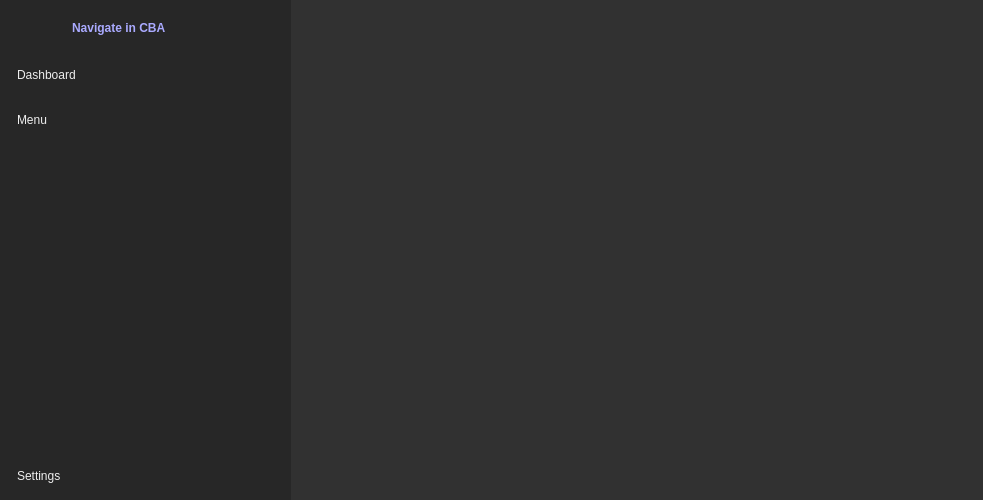
<?xml version="1.0" encoding="UTF-8"?>
<ui version="4.0">
 <class>MainWindow</class>
 <widget class="QMainWindow" name="MainWindow">
  <property name="geometry">
   <rect>
    <x>0</x>
    <y>0</y>
    <width>983</width>
    <height>500</height>
   </rect>
  </property>
  <property name="windowTitle">
   <string>MainWindow</string>
  </property>
  <property name="styleSheet">
   <string notr="true">background-color: rgb(245, 250, 254);</string>
  </property>
  <widget class="QWidget" name="centralwidget">
   <layout class="QGridLayout" name="gridLayout_2">
    <property name="leftMargin">
     <number>0</number>
    </property>
    <property name="topMargin">
     <number>0</number>
    </property>
    <property name="rightMargin">
     <number>0</number>
    </property>
    <property name="bottomMargin">
     <number>0</number>
    </property>
    <property name="spacing">
     <number>0</number>
    </property>
    <item row="0" column="2" colspan="2">
     <widget class="QWidget" name="main_view" native="true">
      <property name="sizePolicy">
       <sizepolicy hsizetype="Expanding" vsizetype="Expanding">
        <horstretch>0</horstretch>
        <verstretch>0</verstretch>
       </sizepolicy>
      </property>
      <property name="minimumSize">
       <size>
        <width>600</width>
        <height>400</height>
       </size>
      </property>
      <property name="maximumSize">
       <size>
        <width>16777215</width>
        <height>16777215</height>
       </size>
      </property>
      <property name="styleSheet">
       <string notr="true">QWidget{
	background-color: rgb(49, 49, 49);
}</string>
      </property>
      <widget class="QStackedWidget" name="stackedWidget">
       <property name="geometry">
        <rect>
         <x>0</x>
         <y>0</y>
         <width>691</width>
         <height>501</height>
        </rect>
       </property>
       <property name="minimumSize">
        <size>
         <width>600</width>
         <height>400</height>
        </size>
       </property>
       <property name="maximumSize">
        <size>
         <width>16777215</width>
         <height>16777215</height>
        </size>
       </property>
       <widget class="QWidget" name="page"/>
       <widget class="QWidget" name="page_2"/>
       <widget class="QWidget" name="page_3"/>
      </widget>
     </widget>
    </item>
    <item row="0" column="1" rowspan="2">
     <widget class="QWidget" name="icon_only_widget" native="true">
      <property name="sizePolicy">
       <sizepolicy hsizetype="Preferred" vsizetype="MinimumExpanding">
        <horstretch>0</horstretch>
        <verstretch>0</verstretch>
       </sizepolicy>
      </property>
      <property name="minimumSize">
       <size>
        <width>0</width>
        <height>500</height>
       </size>
      </property>
      <property name="maximumSize">
       <size>
        <width>61</width>
        <height>16777215</height>
       </size>
      </property>
      <property name="styleSheet">
       <string notr="true">QWidget{
	background-color: rgb(39, 39, 39);
}

QLabel{
	qproperty-alignment: AlignCenter;
	font-weight: bold;
	color: rgb(238, 238, 238);
}

QPushButton{
	color: rgb(238, 238, 238);
	height: 30px;
	border: none;
	margin-right: 9px;
	margin-left: 9px;
	border-top-right-radius: 10px;
	border-top-left-radius: 10px;
	border-bottom-right-radius: 10px;
	border-bottom-left-radius: 10px;
}

QPushButton:checked{
	font-weight: bold;
	background-color: rgb(91,91,133)
}</string>
      </property>
      <layout class="QGridLayout" name="gridLayout">
       <property name="leftMargin">
        <number>0</number>
       </property>
       <property name="topMargin">
        <number>12</number>
       </property>
       <property name="rightMargin">
        <number>0</number>
       </property>
       <item row="3" column="0">
        <widget class="QPushButton" name="settings_2">
         <property name="text">
          <string/>
         </property>
         <property name="icon">
          <iconset resource="resources.qrc">
           <normaloff>:/icons/settings_light.png</normaloff>:/icons/settings_light.png</iconset>
         </property>
         <property name="iconSize">
          <size>
           <width>27</width>
           <height>27</height>
          </size>
         </property>
         <property name="checkable">
          <bool>true</bool>
         </property>
         <property name="autoExclusive">
          <bool>true</bool>
         </property>
        </widget>
       </item>
       <item row="2" column="0">
        <spacer name="v_spacer_2">
         <property name="orientation">
          <enum>Qt::Vertical</enum>
         </property>
         <property name="sizeHint" stdset="0">
          <size>
           <width>20</width>
           <height>642</height>
          </size>
         </property>
        </spacer>
       </item>
       <item row="0" column="0">
        <widget class="QPushButton" name="expand_sidebar">
         <property name="enabled">
          <bool>true</bool>
         </property>
         <property name="text">
          <string/>
         </property>
         <property name="icon">
          <iconset resource="resources.qrc">
           <normaloff>:/icons/expand_light_purple.png</normaloff>:/icons/expand_light_purple.png</iconset>
         </property>
         <property name="iconSize">
          <size>
           <width>27</width>
           <height>27</height>
          </size>
         </property>
         <property name="checkable">
          <bool>false</bool>
         </property>
        </widget>
       </item>
       <item row="1" column="0">
        <layout class="QVBoxLayout" name="verticalLayout">
         <property name="spacing">
          <number>15</number>
         </property>
         <property name="topMargin">
          <number>15</number>
         </property>
         <property name="bottomMargin">
          <number>10</number>
         </property>
         <item>
          <widget class="QPushButton" name="dashboard_2">
           <property name="text">
            <string/>
           </property>
           <property name="icon">
            <iconset resource="resources.qrc">
             <normaloff>:/icons/dashboard_light.png</normaloff>:/icons/dashboard_light.png</iconset>
           </property>
           <property name="iconSize">
            <size>
             <width>27</width>
             <height>27</height>
            </size>
           </property>
           <property name="checkable">
            <bool>true</bool>
           </property>
           <property name="autoExclusive">
            <bool>true</bool>
           </property>
          </widget>
         </item>
         <item>
          <widget class="QPushButton" name="menu_2">
           <property name="text">
            <string/>
           </property>
           <property name="icon">
            <iconset resource="resources.qrc">
             <normaloff>:/icons/hamburger_light.png</normaloff>:/icons/hamburger_light.png</iconset>
           </property>
           <property name="iconSize">
            <size>
             <width>27</width>
             <height>27</height>
            </size>
           </property>
           <property name="checkable">
            <bool>true</bool>
           </property>
           <property name="autoExclusive">
            <bool>true</bool>
           </property>
          </widget>
         </item>
        </layout>
       </item>
      </layout>
     </widget>
    </item>
    <item row="0" column="0">
     <widget class="QWidget" name="icon_name_widget" native="true">
      <property name="sizePolicy">
       <sizepolicy hsizetype="Preferred" vsizetype="MinimumExpanding">
        <horstretch>0</horstretch>
        <verstretch>0</verstretch>
       </sizepolicy>
      </property>
      <property name="minimumSize">
       <size>
        <width>230</width>
        <height>500</height>
       </size>
      </property>
      <property name="maximumSize">
       <size>
        <width>230</width>
        <height>16777215</height>
       </size>
      </property>
      <property name="styleSheet">
       <string notr="true">QWidget{
	background-color: rgb(39, 39, 39);
}

QLabel{
	qproperty-alignment: AlignRight;
	padding-top: 7px;
	padding-left: 20px;
	font-weight: bold;
	color: rgb(170, 170, 255);
}

QPushButton{
	color: rgb(238, 238, 238);
	text-align: left;
	height: 30px;
	border: none;
	padding-left: 17px;
	border-top-right-radius: 10px;
	border-bottom-right-radius: 10px;
}

QPushButton:checked{
	font-weight: bold;
	background-color: rgb(91,91,133)
}</string>
      </property>
      <layout class="QVBoxLayout" name="verticalLayout_4">
       <property name="leftMargin">
        <number>0</number>
       </property>
       <property name="rightMargin">
        <number>6</number>
       </property>
       <item>
        <layout class="QHBoxLayout" name="horizontalLayout_3">
         <item>
          <layout class="QHBoxLayout" name="horizontalLayout_2">
           <property name="spacing">
            <number>0</number>
           </property>
           <property name="rightMargin">
            <number>5</number>
           </property>
           <item>
            <widget class="QPushButton" name="compress_sidebar">
             <property name="sizePolicy">
              <sizepolicy hsizetype="Fixed" vsizetype="Fixed">
               <horstretch>0</horstretch>
               <verstretch>0</verstretch>
              </sizepolicy>
             </property>
             <property name="minimumSize">
              <size>
               <width>0</width>
               <height>0</height>
              </size>
             </property>
             <property name="maximumSize">
              <size>
               <width>16777215</width>
               <height>16777215</height>
              </size>
             </property>
             <property name="layoutDirection">
              <enum>Qt::LeftToRight</enum>
             </property>
             <property name="autoFillBackground">
              <bool>false</bool>
             </property>
             <property name="text">
              <string/>
             </property>
             <property name="icon">
              <iconset resource="resources.qrc">
               <normaloff>:/icons/compress_light_purple.png</normaloff>:/icons/compress_light_purple.png</iconset>
             </property>
             <property name="iconSize">
              <size>
               <width>27</width>
               <height>27</height>
              </size>
             </property>
             <property name="checkable">
              <bool>false</bool>
             </property>
             <property name="checked">
              <bool>false</bool>
             </property>
            </widget>
           </item>
           <item>
            <widget class="QLabel" name="header_label">
             <property name="maximumSize">
              <size>
               <width>130</width>
               <height>16777215</height>
              </size>
             </property>
             <property name="text">
              <string>Navigate in CBA</string>
             </property>
            </widget>
           </item>
           <item>
            <spacer name="horizontalSpacer">
             <property name="orientation">
              <enum>Qt::Horizontal</enum>
             </property>
             <property name="sizeHint" stdset="0">
              <size>
               <width>40</width>
               <height>20</height>
              </size>
             </property>
            </spacer>
           </item>
          </layout>
         </item>
        </layout>
       </item>
       <item>
        <layout class="QVBoxLayout" name="verticalLayout_2">
         <property name="spacing">
          <number>15</number>
         </property>
         <property name="leftMargin">
          <number>0</number>
         </property>
         <property name="topMargin">
          <number>15</number>
         </property>
         <property name="rightMargin">
          <number>0</number>
         </property>
         <property name="bottomMargin">
          <number>10</number>
         </property>
         <item>
          <widget class="QPushButton" name="dashboard_1">
           <property name="text">
            <string>Dashboard</string>
           </property>
           <property name="icon">
            <iconset resource="resources.qrc">
             <normaloff>:/icons/dashboard_light.png</normaloff>:/icons/dashboard_light.png</iconset>
           </property>
           <property name="iconSize">
            <size>
             <width>27</width>
             <height>27</height>
            </size>
           </property>
           <property name="checkable">
            <bool>true</bool>
           </property>
           <property name="autoExclusive">
            <bool>true</bool>
           </property>
          </widget>
         </item>
         <item>
          <widget class="QPushButton" name="menu_1">
           <property name="text">
            <string>Menu</string>
           </property>
           <property name="icon">
            <iconset resource="resources.qrc">
             <normaloff>:/icons/hamburger_light.png</normaloff>:/icons/hamburger_light.png</iconset>
           </property>
           <property name="iconSize">
            <size>
             <width>27</width>
             <height>27</height>
            </size>
           </property>
           <property name="checkable">
            <bool>true</bool>
           </property>
           <property name="autoExclusive">
            <bool>true</bool>
           </property>
          </widget>
         </item>
        </layout>
       </item>
       <item>
        <spacer name="v_spacer_1">
         <property name="orientation">
          <enum>Qt::Vertical</enum>
         </property>
         <property name="sizeHint" stdset="0">
          <size>
           <width>20</width>
           <height>642</height>
          </size>
         </property>
        </spacer>
       </item>
       <item>
        <widget class="QPushButton" name="settings_1">
         <property name="text">
          <string>Settings</string>
         </property>
         <property name="icon">
          <iconset resource="resources.qrc">
           <normaloff>:/icons/settings_light.png</normaloff>:/icons/settings_light.png</iconset>
         </property>
         <property name="iconSize">
          <size>
           <width>27</width>
           <height>27</height>
          </size>
         </property>
         <property name="checkable">
          <bool>true</bool>
         </property>
         <property name="autoExclusive">
          <bool>true</bool>
         </property>
        </widget>
       </item>
      </layout>
     </widget>
    </item>
   </layout>
  </widget>
 </widget>
 <resources>
  <include location="resources.qrc"/>
 </resources>
 <connections>
  <connection>
   <sender>compress_sidebar</sender>
   <signal>clicked()</signal>
   <receiver>icon_name_widget</receiver>
   <slot>hide()</slot>
   <hints>
    <hint type="sourcelabel">
     <x>44</x>
     <y>43</y>
    </hint>
    <hint type="destinationlabel">
     <x>277</x>
     <y>219</y>
    </hint>
   </hints>
  </connection>
  <connection>
   <sender>expand_sidebar</sender>
   <signal>clicked()</signal>
   <receiver>icon_name_widget</receiver>
   <slot>show()</slot>
   <hints>
    <hint type="sourcelabel">
     <x>269</x>
     <y>34</y>
    </hint>
    <hint type="destinationlabel">
     <x>106</x>
     <y>252</y>
    </hint>
   </hints>
  </connection>
  <connection>
   <sender>compress_sidebar</sender>
   <signal>clicked()</signal>
   <receiver>icon_only_widget</receiver>
   <slot>show()</slot>
   <hints>
    <hint type="sourcelabel">
     <x>44</x>
     <y>37</y>
    </hint>
    <hint type="destinationlabel">
     <x>279</x>
     <y>266</y>
    </hint>
   </hints>
  </connection>
  <connection>
   <sender>expand_sidebar</sender>
   <signal>clicked()</signal>
   <receiver>icon_only_widget</receiver>
   <slot>hide()</slot>
   <hints>
    <hint type="sourcelabel">
     <x>268</x>
     <y>41</y>
    </hint>
    <hint type="destinationlabel">
     <x>278</x>
     <y>206</y>
    </hint>
   </hints>
  </connection>
  <connection>
   <sender>dashboard_1</sender>
   <signal>toggled(bool)</signal>
   <receiver>dashboard_2</receiver>
   <slot>setChecked(bool)</slot>
   <hints>
    <hint type="sourcelabel">
     <x>172</x>
     <y>84</y>
    </hint>
    <hint type="destinationlabel">
     <x>262</x>
     <y>83</y>
    </hint>
   </hints>
  </connection>
  <connection>
   <sender>menu_1</sender>
   <signal>toggled(bool)</signal>
   <receiver>menu_2</receiver>
   <slot>setChecked(bool)</slot>
   <hints>
    <hint type="sourcelabel">
     <x>123</x>
     <y>135</y>
    </hint>
    <hint type="destinationlabel">
     <x>259</x>
     <y>132</y>
    </hint>
   </hints>
  </connection>
  <connection>
   <sender>settings_1</sender>
   <signal>toggled(bool)</signal>
   <receiver>settings_2</receiver>
   <slot>setChecked(bool)</slot>
   <hints>
    <hint type="sourcelabel">
     <x>123</x>
     <y>482</y>
    </hint>
    <hint type="destinationlabel">
     <x>258</x>
     <y>476</y>
    </hint>
   </hints>
  </connection>
  <connection>
   <sender>dashboard_2</sender>
   <signal>toggled(bool)</signal>
   <receiver>dashboard_1</receiver>
   <slot>setChecked(bool)</slot>
   <hints>
    <hint type="sourcelabel">
     <x>248</x>
     <y>95</y>
    </hint>
    <hint type="destinationlabel">
     <x>188</x>
     <y>96</y>
    </hint>
   </hints>
  </connection>
  <connection>
   <sender>menu_2</sender>
   <signal>toggled(bool)</signal>
   <receiver>menu_1</receiver>
   <slot>setChecked(bool)</slot>
   <hints>
    <hint type="sourcelabel">
     <x>244</x>
     <y>137</y>
    </hint>
    <hint type="destinationlabel">
     <x>208</x>
     <y>138</y>
    </hint>
   </hints>
  </connection>
  <connection>
   <sender>settings_2</sender>
   <signal>toggled(bool)</signal>
   <receiver>settings_1</receiver>
   <slot>setChecked(bool)</slot>
   <hints>
    <hint type="sourcelabel">
     <x>246</x>
     <y>464</y>
    </hint>
    <hint type="destinationlabel">
     <x>210</x>
     <y>464</y>
    </hint>
   </hints>
  </connection>
 </connections>
</ui>
